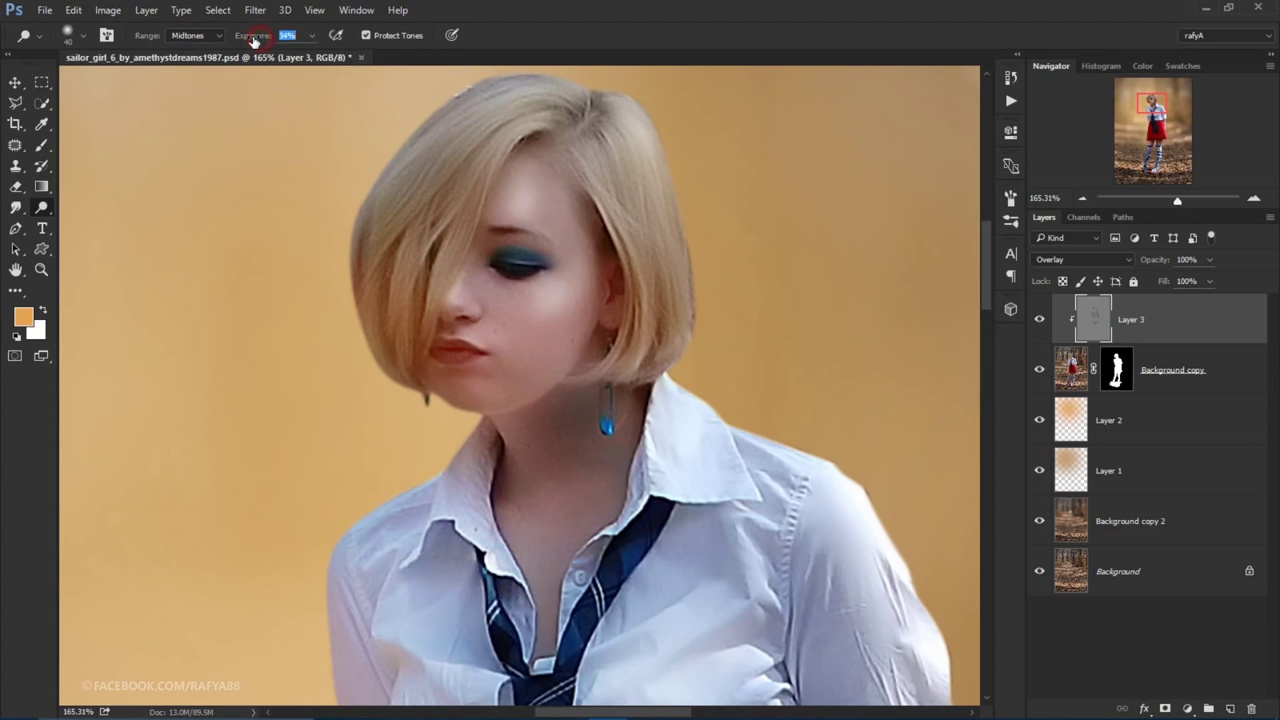
#> input picture proj1_cse573/task3_bonus/t1_6.jpg, 1280 x 720 px, found by its file name; the run also reads 2 pictures not shown here
$ python Bonus.py
#> lines starting #> are read from the running program, lines starting #| are printed output that depends on the picture; long printed decimals are rounded; pictures that were not available may be replaced by others from this repository, and a replacement may not be noted
### submit/functions.py
#!/usr/bin/env python3
# -*- coding: utf-8 -*-
"""
Created on Thu Sep 27 00:48:24 2018

@author: pratik
"""
# [257 lines left out: functions rgbToGrayscale, windowMult, padMat, sliceMat, normImage, getShape and 13 more, not called in this run]

def matchTemplate(grayscaleImage,template):
    import cv2,imutils,numpy as np
    gaussianImage = cv2.GaussianBlur(grayscaleImage,(3,3),0)
    lap = cv2.Laplacian(gaussianImage,ddepth=32,ksize = 3)
    lapTemplate = cv2.Laplacian(template,ddepth=32,ksize=3)
    maxValFound = 0
    (storex,storey) = (0,0)
    (xcords,ycords) = (0,0)
    for downscale in np.linspace(1,0.5,20):
        if(int(lapTemplate.shape[1]*downscale) > 1):
            downscaledTemplate = imutils.resize(lapTemplate,int(lapTemplate.shape[1]*downscale))
            a = cv2.matchTemplate(lap,downscaledTemplate,cv2.TM_CCOEFF_NORMED)
            (_,maxVal,_,(xval,yval)) = cv2.minMaxLoc(a)
            if maxVal > maxValFound:
                maxValFound = maxVal
                templateShape = np.shape(downscaledTemplate)
                (storexp,storeyp) =  (storex,storey)
                (storex,storey) = (xcords,ycords)
                (xcords,ycords) = (xval,yval)
    for upscale in np.linspace(2,1.02,20):
        if(int(lapTemplate.shape[1]*upscale) > 1):
            upscaledTemplate = imutils.resize(lapTemplate,int(lapTemplate.shape[1]*upscale))
            a = cv2.matchTemplate(lap,upscaledTemplate,cv2.TM_CCOEFF_NORMED)
            (_,maxVal,_,(xval,yval)) = cv2.minMaxLoc(a)
            if maxVal > maxValFound:
                maxValFound = maxVal
                templateShape = np.shape(downscaledTemplate)
                (storexp,storeyp) =  (storex,storey)
                (storex,storey) = (xcords,ycords)
                (xcords,ycords) = (xval,yval)
    # False Positive Run Assuming there are two cursors
    #secondaryImage = grayscaleImage.copy()
    print((storexp,storeyp))
    print((storex,storey))
    print((xval,yval))
    #cv2.rectangle(secondaryImage,(xcords, ycords),(xcords+templateShape[0], ycords+templateShape[1]),(0,0,0),-1)
    return [maxValFound,templateShape,(xcords,ycords)]

# [29 lines left out: function matchTemplateAdv, not called in this run]


### submit/Bonus.py
#!/usr/bin/env python3
# -*- coding: utf-8 -*-
"""
Created on Sat Oct  6 20:28:52 2018

@author: pratik
"""

import cv2
import numpy as np
import imutils
from functions import matchTemplate
# t1, t1_2,t1_3,t1_4,5,6 failed
img = cv2.imread('./proj1_cse573/task3_bonus/t1_6.jpg')
#> img is the input picture: shape (720, 1280, 3); mean B, G, R 97.4, 115.4, 132.6
template = cv2.imread('./proj1_cse573/task3_bonus/t1_v2.jpg')
template = cv2.cvtColor(template,cv2.COLOR_BGR2GRAY)
#> template: shape (720, 1280)
gray= cv2.cvtColor(img,cv2.COLOR_BGR2GRAY)

(val,(temph,tempw),(x,y)) = matchTemplate(gray,template)
#> the loop in matchTemplate, `for downscale in np.linspace(1,0.5,20):` made 20 passes
#> (maxVal, xval, yval, storexp, storeyp) on passes 3, 4, 5, 6, 8, 9, 10, 11, 12, 14, 15, 16: (0.0728, 65, 22, 0, 0), (0.0752, 91, 32, 24, 14), (0.156, 74, 64, 65, 22), (0.164, 85, 64, 91, 32), (0.167, 70, 64, 74, 64), (0.168, 59, 64, 85, 64), (0.176, 68, 64, 70, 64), (0.191, 62, 64, 59, 64), (0.21, 71, 64, 68, 64), (0.216, 82, 64, 62, 64), (0.222, 67, 64, 71, 64), (0.237, 59, 64, 82, 64)
#> (maxVal, xval, yval) on pass 2: (0.0615, 24, 14)
#> after the loop in matchTemplate, `for downscale in np.linspace(1,0.5,20):`: maxValFound = 0.277; storex = 59; storey = 64; xcords = 59; ycords = 64
#> the loop in matchTemplate, `for upscale in np.linspace(2,1.02,20):` made 20 passes
#> (maxVal, xval, yval) on passes 1 to 12: (0.111, 846, 654), (0.112, 691, 618), (0.11, 644, 583), (0.108, 704, 548), (0.104, 550, 512), (0.102, 503, 477), (0.101, 456, 442), (0.099, 384, 407), (0.0956, 350, 372), (0.0974, 289, 337), (0.1, 375, 302), (0.0912, 328, 267)
#> after the loop in matchTemplate, `for upscale in np.linspace(2,1.02,20):`: maxValFound = 0.277; storex = 59; storey = 64; xcords = 59; ycords = 64
#| (59, 64)
#| (59, 64)
#| (6, 2)
#> val = 0.277; temph = 378; tempw = 673; x = 59; y = 64
print(val)
#| 0.2773
cv2.rectangle(img,(x, y),(x+temph, y+tempw),(255,0,0),2)
cv2.namedWindow('image', cv2.WINDOW_NORMAL)
cv2.imshow('image',img)
cv2.waitKey(0)
cv2.destroyAllWindows()

# t2 works
img = cv2.imread('./proj1_cse573/task3_bonus/t2_6.jpg')
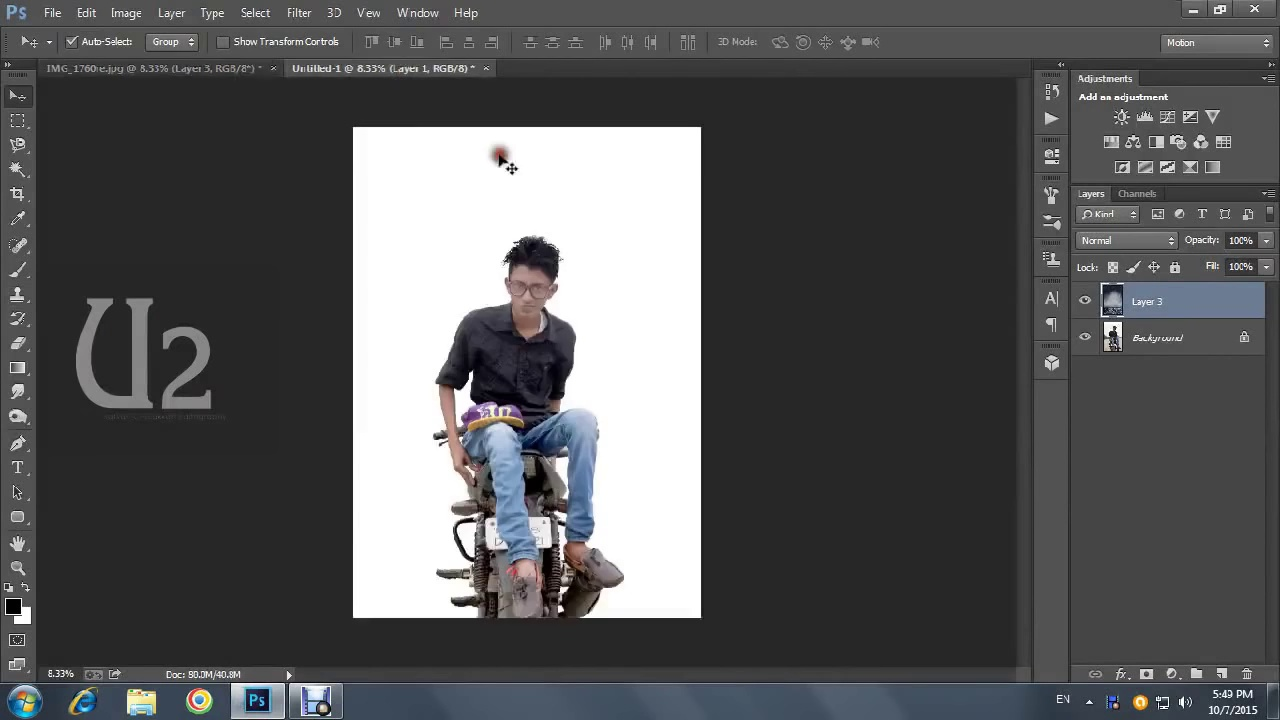
#> input picture proj1_cse573/task3_bonus/t2_6.jpg, 1280 x 720 px, found by its file name
#> img is the input picture: shape (720, 1280, 3); mean B, G, R 88.7, 87.5, 87
template = cv2.imread('./proj1_cse573/task3_bonus/t2.jpg')
template = cv2.cvtColor(template,cv2.COLOR_BGR2GRAY)
#> template: shape (31, 35)
gray= cv2.cvtColor(img,cv2.COLOR_BGR2GRAY)

(val,(temph,tempw),(x,y)) = matchTemplate(gray,template)
#> the loop in matchTemplate (call 2), `for downscale in np.linspace(1,0.5,20):` made 20 passes
#> (maxVal, xval, yval, storexp, storeyp) on pass 3: (0.834, 492, 150, 491, 149)
#> (maxVal, xval, yval) on pass 2: (0.796, 492, 150)
#> the loop in matchTemplate (call 2), `for upscale in np.linspace(2,1.02,20):` made 20 passes
#> (maxVal, xval, yval) on passes 1 to 12: (0.411, 335, 580), (0.388, 335, 581), (0.397, 336, 582), (0.396, 336, 584), (0.431, 337, 585), (0.392, 337, 586), (0.409, 338, 586), (0.406, 338, 588), (0.413, 339, 589), (0.434, 339, 590), (0.406, 340, 591), (0.427, 340, 591)
#| (491, 149)
#| (492, 150)
#| (491, 149)
#> val = 0.834; temph = 29; tempw = 33; x = 492; y = 150
print(val)
#| 0.8338
cv2.rectangle(img,(x, y),(x+temph, y+tempw),(255,0,0),2)
cv2.namedWindow('image', cv2.WINDOW_NORMAL)
cv2.imshow('image',img)
cv2.waitKey(0)
cv2.destroyAllWindows()
# t3 needs improvements
img = cv2.imread('./proj1_cse573/task3_bonus/t3_5.jpg')
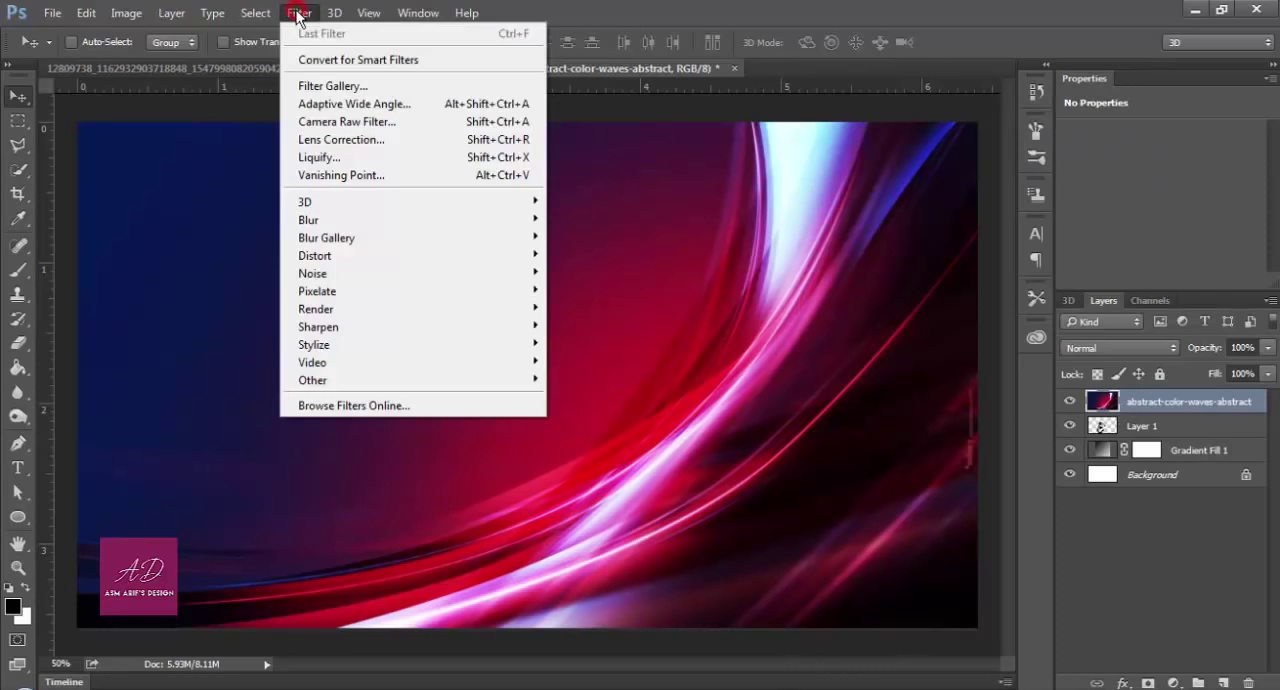
#> input picture proj1_cse573/task3_bonus/t3_5.jpg, 1280 x 690 px, found by its file name
#> img is the input picture: shape (690, 1280, 3); mean B, G, R 87, 69.5, 94
template = cv2.imread('./proj1_cse573/task3_bonus/t3_v2.jpg')
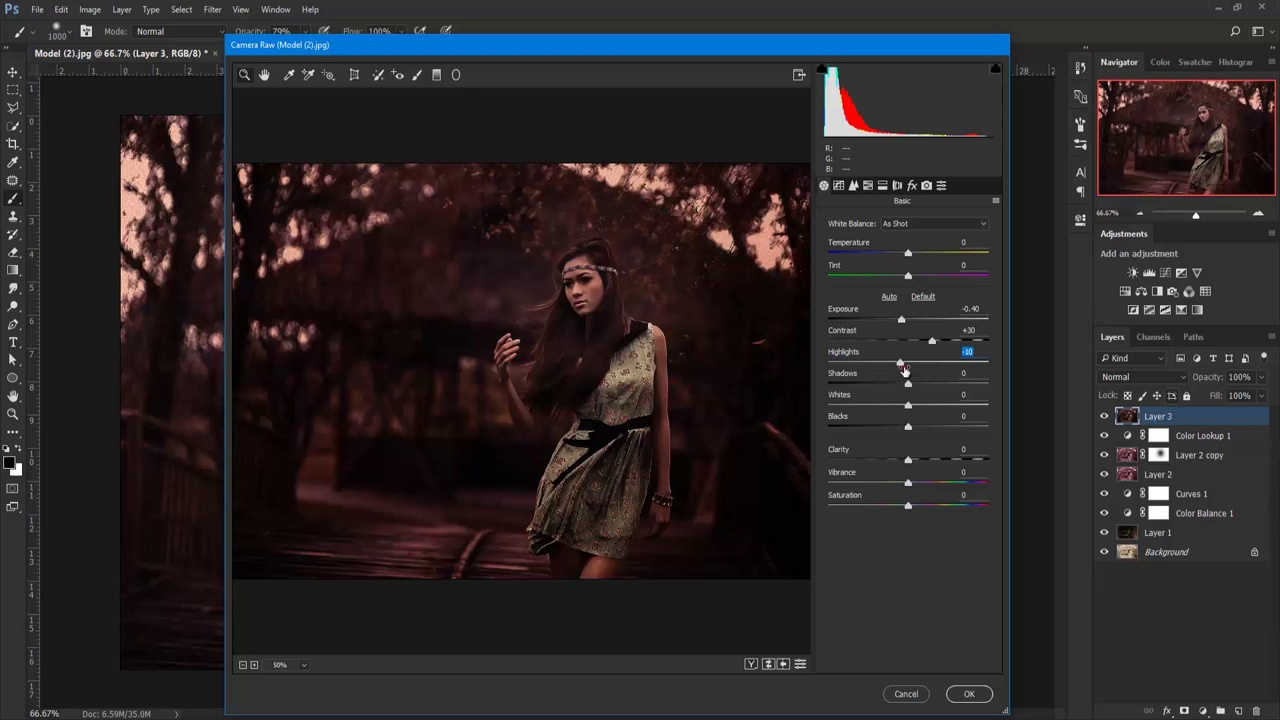
#> input picture proj1_cse573/task3_bonus/t1_2.jpg, 1280 x 720 px, given in place of t3_v2.jpg, which was not available
#> template is the input picture: shape (720, 1280, 3); mean B, G, R 39.8, 38.2, 42.5
template = cv2.cvtColor(template,cv2.COLOR_BGR2GRAY)
#> template: shape (720, 1280)
gray= cv2.cvtColor(img,cv2.COLOR_BGR2GRAY)
#> gray: shape (690, 1280)

(val,(temph,tempw),(x,y)) = matchTemplate(gray,template)
#> in matchTemplate (call 3), `lapTemplate = cv2.Laplacian(template,ddepth=32,ksize=3)`:
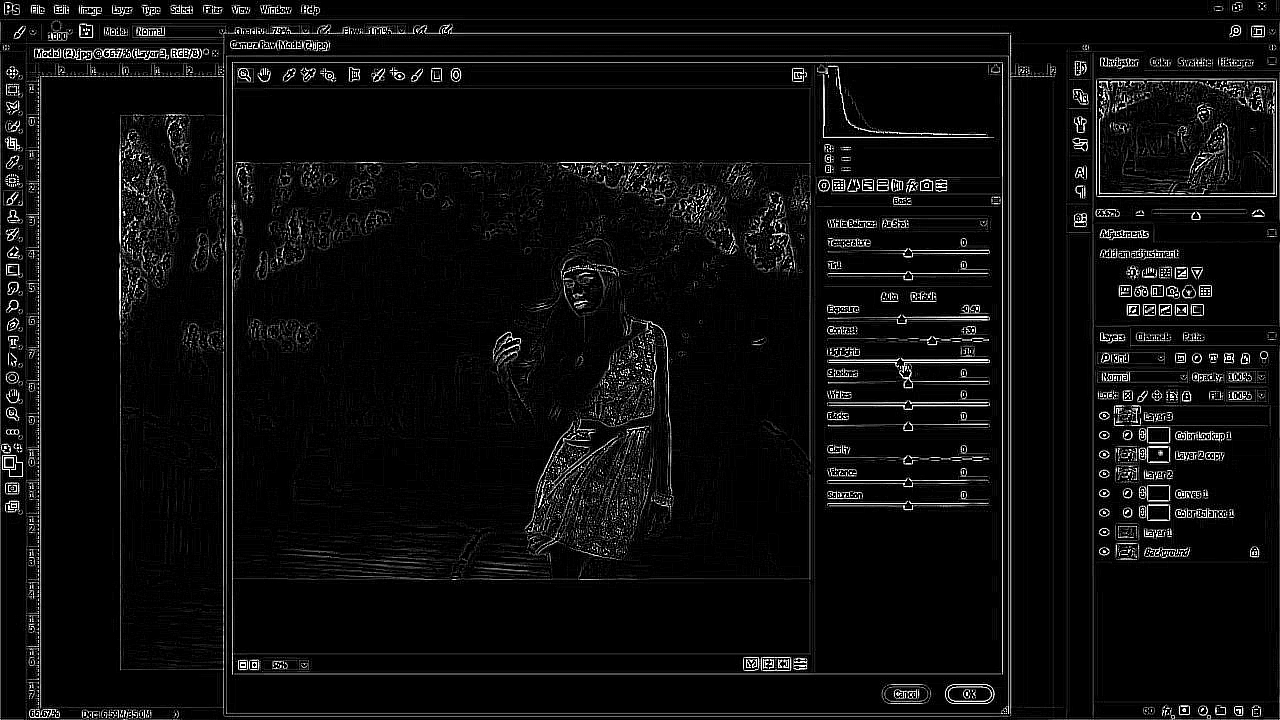
#> lapTemplate: shape (720, 1280); min 0, max 255, mean 13.1
#> the loop in matchTemplate, `for downscale in np.linspace(1,0.5,20):` made 2 passes
#> (maxVal, xval, yval) on pass 1: (0.0218, 0, 17)
#> after the loop in matchTemplate, `for downscale in np.linspace(1,0.5,20):`: maxValFound = 0.0218; storex = 0; ycords = 17
#> (the run stopped early here; a loop or call above may not have finished)
